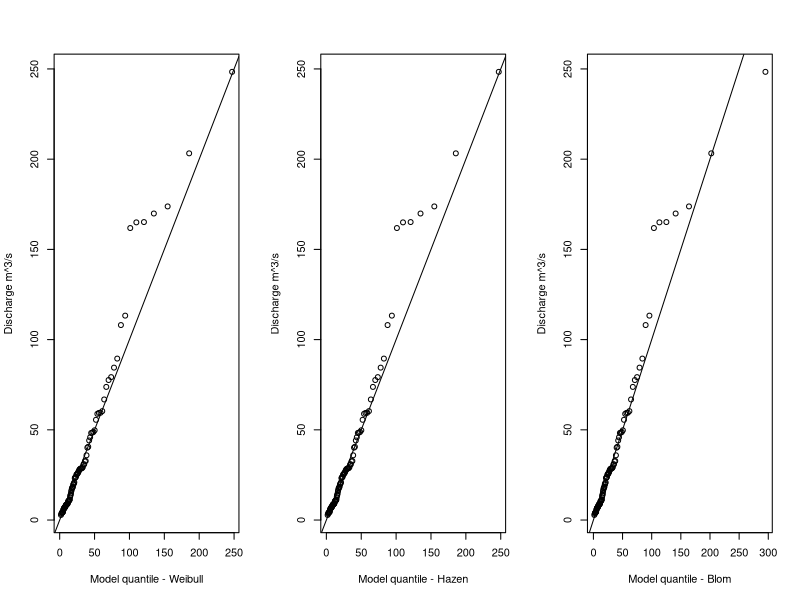
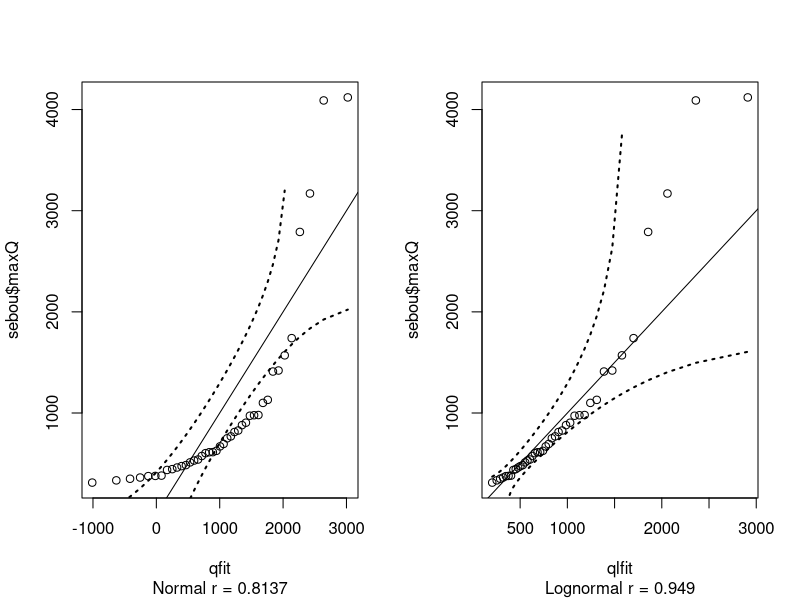

Generate these figures, in order, with R:
## ---- chunk 1
ppwei=function(i,n)  { i/(n+1) }
pphaz=function(i,n)  { (i-(0.5))/(n) }
ppblom=function(i,n) { (i-(3/8))/(n+(1/4)) }
varpi=function(i,n)  { (i*(n-i-1))/(((n+1)^2)*(n+2)) }
## ---- chunk 2
lll=rlnorm(n=100,meanlog=3,sdlog=1)
lll=sort(lll,decreasing=TRUE)
nn=length(lll)
wei=ppwei(seq(1,length(lll)),length(lll))
haz=pphaz(seq(1,length(lll)),length(lll))
blom=ppblom(seq(1,length(lll)),length(lll))
sddd=(varpi(seq(1,length(lll)),length(lll)))
pwei=ppwei(1:nn,nn)
phaz=pphaz(1:nn,nn)
pblom=ppblom(1:nn,nn)
qiwei=sort(qlnorm(pwei,meanlog=mean(log(lll)),sdlog=sd(log(lll))),decreasing=TRUE)
qihaz=sort(qlnorm(pwei,meanlog=mean(log(lll)),sdlog=sd(log(lll))),decreasing=TRUE)
qiblom=sort(qlnorm(pblom,meanlog=mean(log(lll)),sdlog=sd(log(lll))),decreasing=TRUE)
## ---- chunk 3
par(mfrow=c(1,3))
plot(qiwei,lll,xlab="Model quantile - Weibull",ylab="Discharge m^3/s")
abline(0,1)
plot(qihaz,lll,xlab="Model quantile - Hazen",ylab="Discharge m^3/s")
abline(0,1)
plot(qiblom,lll,xlab="Model quantile - Blom",ylab="Discharge m^3/s")
abline(0,1)
## ---- chunk 4
mqwei=max(qiwei)
mqhaz=max(qihaz)
mqblo=max(qiblom) 
data.frame(Weibull=mqwei,Hazen=mqhaz,Blom=mqblo,Actual=max(lll))
## ---- chunk 5
data.frame(Min=0.29/100,Max=1.38/(100+2),Weibull=1-max(pwei),Hazen=1-max(phaz),Blom=1-max(pblom),StDev=sddd[1])
## ---- chunk 6
sebou=read.csv("../HW1/sebou.csv")
sebou$maxQ=sort(sebou$maxQ)
n=length(sebou$maxQ)
i=1:n
iii=2:(n-1)
## ---- chunk 7
ks.test(x=sebou$maxQ,"pnorm")
calpha=0.895/(sqrt(n)-0.01+(0.85/sqrt(n))) #for alpha = 0.05
up=((i-1)/n)+calpha
down=(i/n)-calpha
up[which(up>1)]=1
down[which(down<0)]=0
ks.hi=qnorm(up,mean=mean(sebou$maxQ),sd=sd(sebou$maxQ))
ks.lo=qnorm(down,mean=mean(sebou$maxQ),sd=sd(sebou$maxQ))

ks.hi.l=qlnorm(up,meanlog=mean(log(sebou$maxQ)),sdlog=sd(log(sebou$maxQ)))
ks.lo.l=qlnorm(down,meanlog=mean(log(sebou$maxQ)),sdlog=sd(log(sebou$maxQ)))
## ---- chunk 8
#7.17c - Normal
qfit=qnorm(ppblom(1:n,n),mean=mean(sebou$maxQ),sd=sd(sebou$maxQ))

#7.17d - Lognormal
qlfit=qlnorm(ppwei(1:n,n),meanlog=mean(log(sebou$maxQ)),sdlog=sd(log(sebou$maxQ)))

#7.17g
par(mfrow=c(1,2))
pi1=1-((0.5)^(1/n))
pi2n1=(iii-0.3175)/(n+0.365) #Filliben 1975 plotting position
piin=(0.5)^(1/n)
pii=c(pi1,pi2n1,piin)
cor1=cor(sebou$maxQ,qfit)
cor2=cor(sebou$maxQ,qlfit)
plot(qfit,sebou$maxQ,sub=paste("Normal r =",signif(cor1,digits=4)))
lines(qfit,ks.hi,lty=3,lwd=2)
lines(qfit,ks.lo,lty=3,lwd=2)
abline(0,1)
plot(qlfit,sebou$maxQ,sub=paste("Lognormal r =",signif(cor2,digits=4)))
lines(qlfit,ks.hi.l,lty=3,lwd=2)
lines(qlfit,ks.lo.l,lty=3,lwd=2)
abline(0,1)
